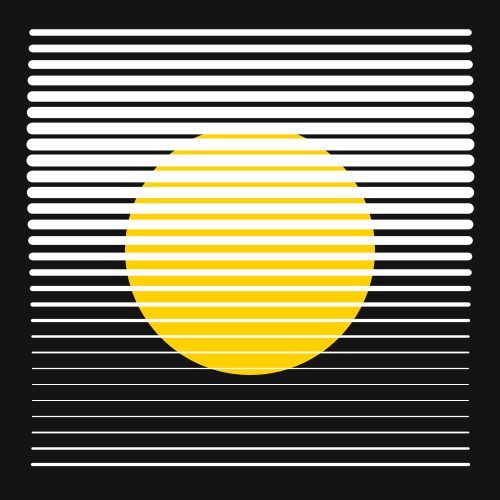
Frame 1 (no input)
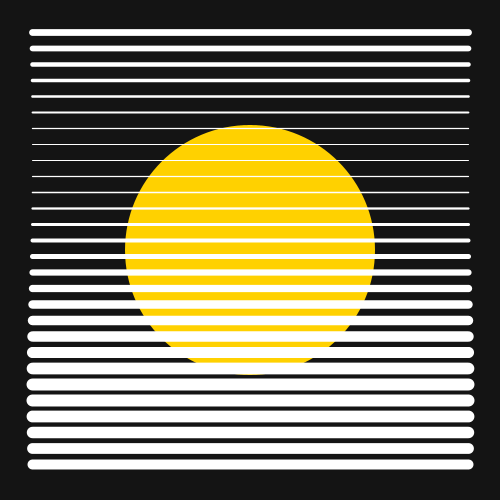
Frame 60 (the mouse pressed at the canvas centre just before this capture)
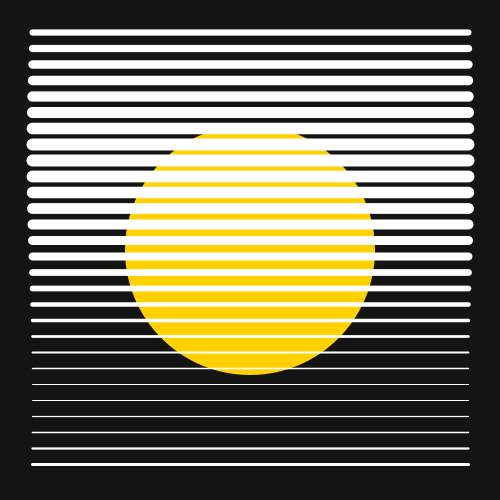
Frame 120 (the mouse held since frame 60 and released just before this capture)

The Processing sketch that drew these frames (run headless with seeded random() and noise(); from frame 60 on, the mouse is pressed at the canvas centre):

// Processing sketch: processing_149933
// ── processing_149933.pde

int step, i=0, num=30;
float theta;

void setup() {
  size(500, 500);
  step=height/num;
}

void draw() {
  background(20);
  fill(#FFD100);
  noStroke();
  ellipse(width/2,height/2,width/2, height/2);
  i=0;
  for (int y=2*step; y<height-2*step+1; y += step) {
    float sw = map(sin(theta+(TWO_PI/num*i)), -1, 1, 1, 12);
    float edge = 2*step;
    stroke(255);
    strokeWeight(sw);
    line(edge, y, width-edge, y);
    i++;
  }
  theta += .0523;
}
